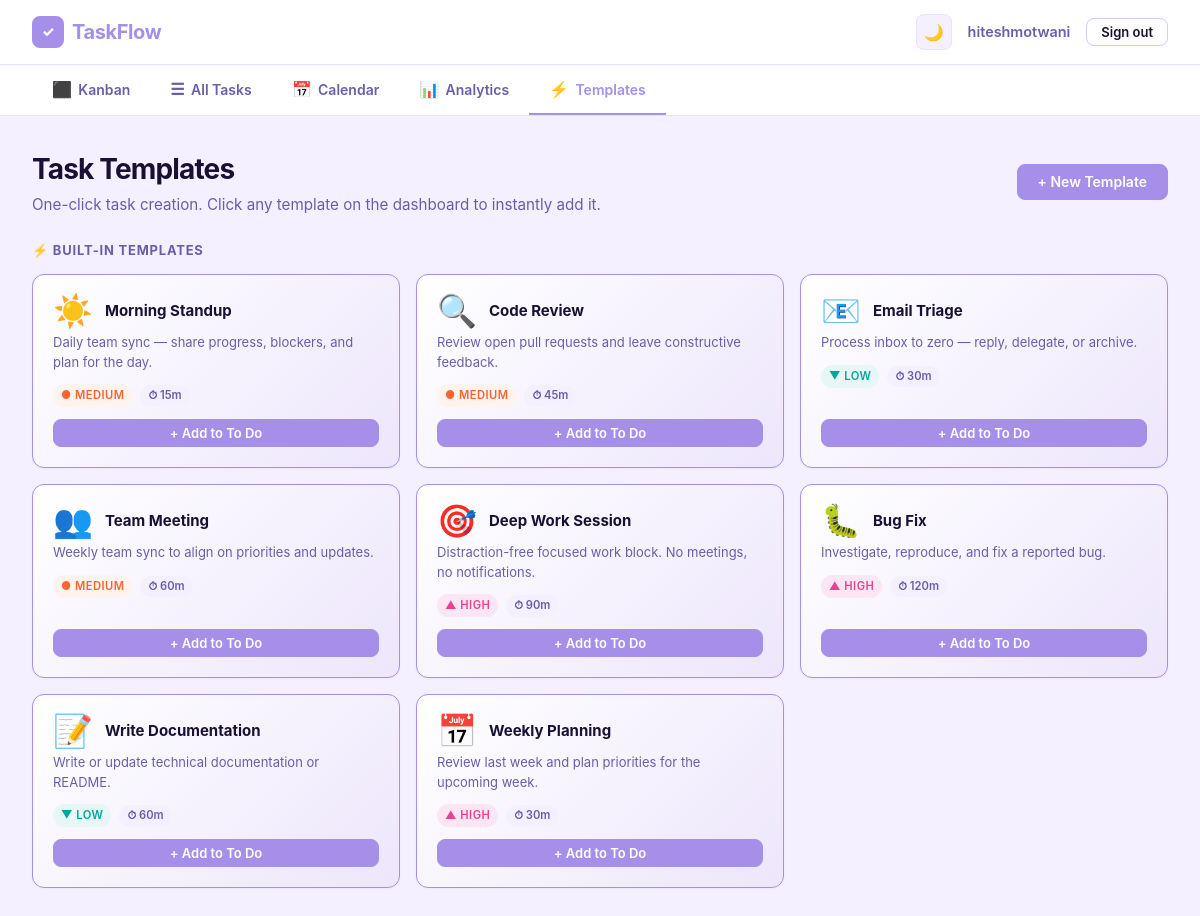
Screenshot of /templates (signed in) with the database file from the repository.
### app/models.py (models this page shows, shortened)
class User(UserMixin, db.Model):
    id = db.Column(db.Integer, primary_key=True)
    username = db.Column(db.String(80), unique=True, nullable=False)
    email = db.Column(db.String(120), unique=True, nullable=False)
    password_hash = db.Column(db.String(256), nullable=False)
    tasks = db.relationship('Task', backref='owner', lazy=True, cascade='all, delete-orphan')
    categories = db.relationship('Category', backref='owner', lazy=True, cascade='all, delete-orphan')
    templates = db.relationship('TaskTemplate', backref='owner', lazy=True, cascade='all, delete-orphan')

class TaskTemplate(db.Model):
    id = db.Column(db.Integer, primary_key=True)
    user_id = db.Column(db.Integer, db.ForeignKey('user.id'), nullable=False)
    title = db.Column(db.String(200), nullable=False)
    description = db.Column(db.String(2000), nullable=True)
    priority = db.Column(db.String(10), nullable=False, default='medium')
    estimated_minutes = db.Column(db.Integer, nullable=True)
    emoji = db.Column(db.String(10), default='📋')
    is_default = db.Column(db.Boolean, default=False)

### app/tasks/routes.py (the view)
@tasks_bp.route('/templates')
@login_required
def task_templates():
    templates = TaskTemplate.query.filter_by(user_id=current_user.id).order_by(
        TaskTemplate.is_default.desc(), TaskTemplate.id
    ).all()
    form = TemplateForm()
    return render_template('tasks/templates.html', templates=templates, form=form)

### app/models.py (called while the page is built)
@login_manager.user_loader
def load_user(user_id: str) -> User:
    return db.session.get(User, int(user_id))

### app/templates/tasks/templates.html (shortened to what this page needs)
{% extends 'base.html' %}
{% block content %}
<div class="templates-view">
    <div class="templates-header">
        <div>
            <h1>Task Templates</h1>
            <p style="color:var(--text-secondary); font-size:0.95rem; margin-top:0.25rem;">
                One-click task creation. Click any template on the dashboard to instantly add it.
            </p>
        </div>
        <button class="btn btn--primary" id="new-template-btn">+ New Template</button>
    </div>
    {% set default_tmpls = templates | selectattr('is_default') | list %}
    {% set custom_tmpls  = templates | rejectattr('is_default') | list %}
    {% if default_tmpls %}
    <div style="margin-bottom:0.75rem;">
        <p style="font-size:0.8125rem; font-weight:700; text-transform:uppercase; letter-spacing:0.06em; color:var(--text-secondary); margin-bottom:0.875rem;">
            ⚡ Built-in Templates
        </p>
        <div class="templates-grid">
            {% for tmpl in default_tmpls %}
            <div class="template-card template-card--default">
                <div class="template-card__top">
                    <div>
                        <div style="display:flex; align-items:center; gap:0.75rem; margin-bottom:0.375rem;">
                            <span class="template-card__emoji">{{ tmpl.emoji }}</span>
                            <span class="template-card__title">{{ tmpl.title }}</span>
                        </div>
                        <p class="template-card__desc">{{ tmpl.description or 'No description.' }}</p>
                    </div>
                </div>
                <div class="template-card__meta">
                    <span class="priority-badge priority-badge--{{ tmpl.priority }}">
                        {% if tmpl.priority == 'high' %}▲{% elif tmpl.priority == 'medium' %}●{% else %}▼{% endif %}
                        {{ tmpl.priority }}
                    </span>
                    {% if tmpl.estimated_minutes %}
                    <span class="est-badge">⏱ {{ tmpl.estimated_minutes }}m</span>
                    {% endif %}
                </div>
                <div class="template-card__footer">
                    <form method="POST" action="{{ url_for('tasks.use_template', tmpl_id=tmpl.id) }}" style="flex:1;">
                        <button type="submit" class="btn btn--primary btn--sm btn--full">+ Add to To Do</button>
                    </form>
                </div>
            </div>
            {% endfor %}
        </div>
    </div>
    {% endif %}
</div>
{% endblock %}

### app/templates/base.html (shortened to what this page needs)
<!DOCTYPE html>
<html lang="en" data-theme="light">
<head>
    <link rel="stylesheet" href="{{ url_for('static', filename='css/theme.css') }}">
    <link rel="stylesheet" href="{{ url_for('static', filename='css/main.css') }}">
</head>
<body>
    <nav class="nav">
        <div class="nav__container">
            <a href="{{ url_for('tasks.dashboard') if current_user.is_authenticated else url_for('auth.login') }}" class="nav__logo">
                <span class="nav__logo-icon">✓</span>
                TaskFlow
            </a>
            {% if current_user.is_authenticated %}
            <div class="nav__actions">
                <button class="theme-toggle" id="theme-toggle" aria-label="Toggle theme">
                    <span id="theme-icon">🌙</span>
                </button>
                <span class="nav__user">{{ current_user.username }}</span>
                <a href="{{ url_for('auth.logout') }}" class="btn btn--outline btn--sm">Sign out</a>
            </div>
            {% else %}
            <div class="nav__actions">
                <button class="theme-toggle" id="theme-toggle" aria-label="Toggle theme">
                    <span id="theme-icon">🌙</span>
                </button>
            </div>
            {% endif %}
        </div>
    </nav>
    {% if current_user.is_authenticated %}
    <div class="nav-tabs">
        <div class="nav-tabs__inner">
            <a href="{{ url_for('tasks.dashboard') }}"
               class="nav-tab {% if request.endpoint == 'tasks.dashboard' %}nav-tab--active{% endif %}">
                <span class="nav-tab__icon">⬛</span> Kanban
            </a>
            <a href="{{ url_for('tasks.task_list') }}"
               class="nav-tab {% if request.endpoint == 'tasks.task_list' %}nav-tab--active{% endif %}">
                <span class="nav-tab__icon">☰</span> All Tasks
            </a>
            <a href="{{ url_for('tasks.calendar_view') }}"
               class="nav-tab {% if request.endpoint == 'tasks.calendar_view' %}nav-tab--active{% endif %}">
                <span class="nav-tab__icon">📅</span> Calendar
            </a>
            <a href="{{ url_for('tasks.analytics') }}"
               class="nav-tab {% if request.endpoint == 'tasks.analytics' %}nav-tab--active{% endif %}">
                <span class="nav-tab__icon">📊</span> Analytics
            </a>
            <a href="{{ url_for('tasks.task_templates') }}"
               class="nav-tab {% if request.endpoint in ('tasks.task_templates', 'tasks.create_template') %}nav-tab--active{% endif %}">
                <span class="nav-tab__icon">⚡</span> Templates
            </a>
        </div>
    </div>
    {% endif %}
    <main>{% block content %}{% endblock %}</main>
</body>
</html>

### app/static/css/theme.css (style rules this page uses)
:root { --bg: #ffffff; --bg-secondary: #F5F0FF; --bg-card: #ffffff; --bg-hover: #EDE6FC; --border: #D4C8F5; --border-light: #EAE2FB; --text-primary: #1A1033; --text-secondary: #6B5EA8; --text-muted: #B8A8E8; --accent: #A58FE8; --accent-hover: #8B6FD4; --accent-soft: #EDE6FC; --low: #00A699; --low-soft: #e6f7f6; --medium: #FC642D; --medium-soft: #fff3ee; --high: #E84393; --high-soft: #fce6f3; --col-todo: #F5F0FF; --col-todo-border: #D4C8F5; --col-inprog: #FFF8F0; --col-inprog-border: #FFD9B3; --col-done: #F0FFF6; --col-done-border: #B3F0CF; --shadow-xs: 0 1px 2px rgba(107,94,168,0.06); --shadow-sm: 0 1px 4px rgba(107,94,168,0.10), 0 2px 8px rgba(107,94,168,0.06); --shadow-md: 0 4px 16px rgba(107,94,168,0.14), 0 2px 6px rgba(107,94,168,0.08); --shadow-lg: 0 8px 32px rgba(107,94,168,0.18), 0 4px 12px rgba(107,94,168,0.12); --radius-sm: 8px; --radius-md: 12px; --radius-lg: 16px; --radius-xl: 24px; --transition: 0.18s ease; }

### rows the page displays
User: username "hiteshmotwani"
TaskTemplate: emoji "☀️", title "Morning Standup", description "Daily team sync — share progress, blockers, and plan for the day.", priority "MEDIUM", estimated_minutes "15"
TaskTemplate: emoji "🔍", title "Code Review", description "Review open pull requests and leave constructive feedback.", priority "MEDIUM", estimated_minutes "45"
TaskTemplate: emoji "📧", title "Email Triage", description "Process inbox to zero — reply, delegate, or archive.", priority "LOW", estimated_minutes "30"
TaskTemplate: emoji "👥", title "Team Meeting", description "Weekly team sync to align on priorities and updates.", priority "MEDIUM", estimated_minutes "60"
TaskTemplate: emoji "🎯", title "Deep Work Session", description "Distraction-free focused work block. No meetings, no notifications.", priority "HIGH", estimated_minutes "90"
TaskTemplate: emoji "🐛", title "Bug Fix", description "Investigate, reproduce, and fix a reported bug.", priority "HIGH", estimated_minutes "120"
TaskTemplate: emoji "📝", title "Write Documentation", description "Write or update technical documentation or README.", priority "LOW", estimated_minutes "60"
TaskTemplate: emoji "📅", title "Weekly Planning", description "Review last week and plan priorities for the upcoming week.", priority "HIGH", estimated_minutes "30"
